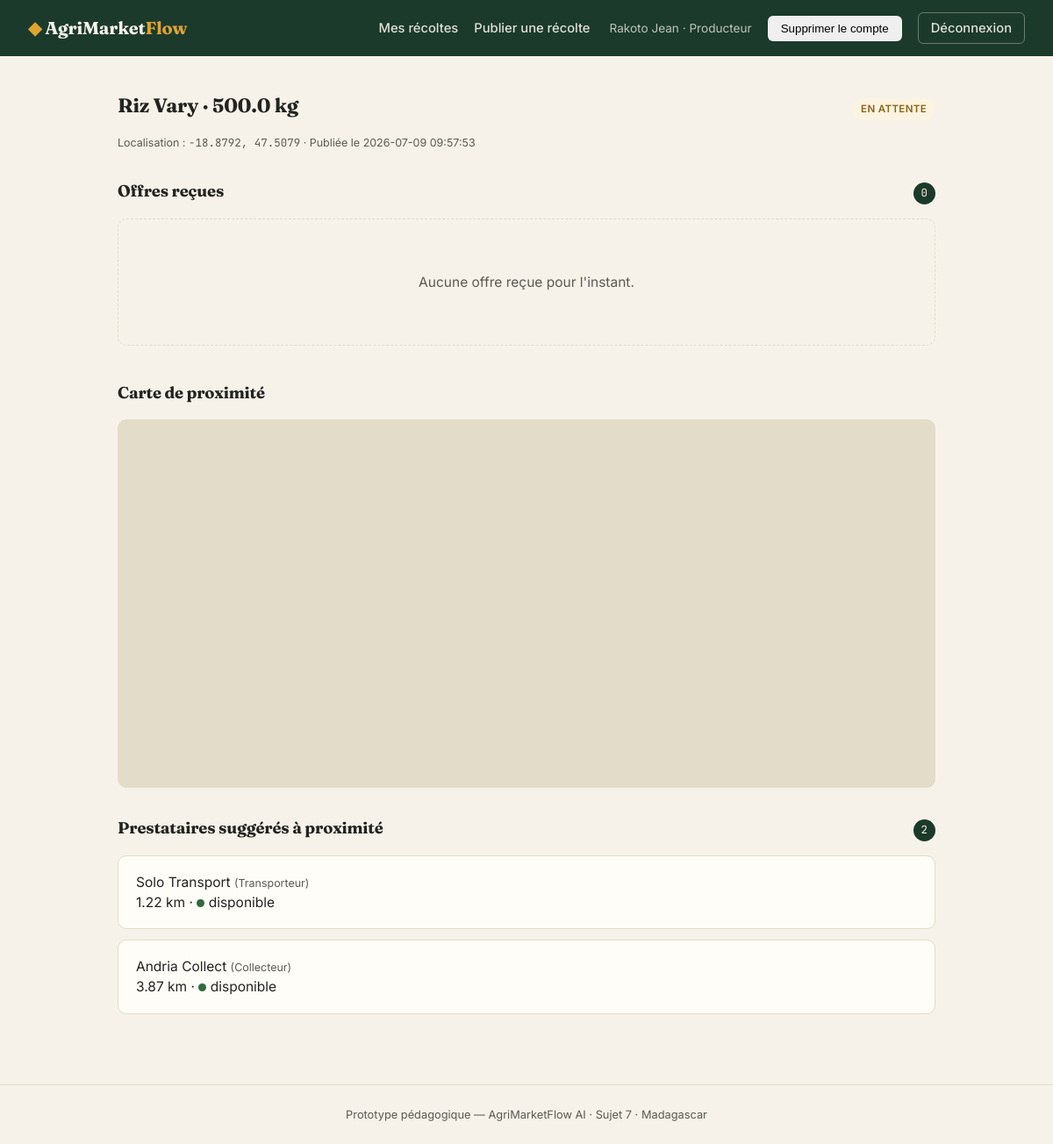
Page /recolte/1 (signed in) on the committed database.
### tables this page shows
CREATE TABLE UTILISATEUR (
    id_utilisateur INTEGER PRIMARY KEY AUTOINCREMENT,
    nom_complet     TEXT NOT NULL,
    contact         TEXT NOT NULL UNIQUE,
    mot_de_passe    TEXT NOT NULL,
    type_profil     TEXT NOT NULL CHECK (type_profil IN ('Producteur','Collecteur','Transporteur')),
    latitude        REAL NOT NULL,
    longitude       REAL NOT NULL,
    est_disponible  INTEGER NOT NULL DEFAULT 1
);

CREATE TABLE RECOLTE (
    id_recolte              INTEGER PRIMARY KEY AUTOINCREMENT,
    libelle_produit         TEXT NOT NULL,
    description              TEXT DEFAULT '',
    quantite                REAL NOT NULL,
    date_publication         TEXT NOT NULL,
    latitude_origine        REAL NOT NULL,
    longitude_origine       REAL NOT NULL,
    statut                  TEXT NOT NULL DEFAULT 'En attente'
                             CHECK (statut IN ('En attente','En cours','Cloturée')),
    id_utilisateur_producteur INTEGER NOT NULL,
    FOREIGN KEY (id_utilisateur_producteur) REFERENCES UTILISATEUR(id_utilisateur)
);

### app.py (the view)
@app.route("/recolte/<int:recolte_id>")
@login_required
def detail_recolte(recolte_id):
    conn = get_connection()
    recolte = conn.execute(
        "SELECT * FROM RECOLTE WHERE id_recolte = ?", (recolte_id,)
    ).fetchone()
    if not recolte:
        conn.close()
        flash("Récolte introuvable.", "danger")
        return redirect(url_for("accueil"))
    prestataires = conn.execute(
        "SELECT * FROM UTILISATEUR WHERE type_profil IN ('Collecteur','Transporteur')"
    ).fetchall()
    suggestions = prestataires_proches(recolte, prestataires)
    offres_brutes = conn.execute(
        """SELECT OFFRE.*, UTILISATEUR.nom_complet, UTILISATEUR.type_profil,
                  UTILISATEUR.latitude, UTILISATEUR.longitude, UTILISATEUR.est_disponible
           FROM OFFRE
           JOIN UTILISATEUR ON UTILISATEUR.id_utilisateur = OFFRE.id_utilisateur_prestataire
           WHERE OFFRE.id_recolte = ?""",
        (recolte_id,),
    ).fetchall()
    offres_contexte = []
    for o in offres_brutes:
        d = distance_km(recolte["latitude_origine"], recolte["longitude_origine"],
                         o["latitude"], o["longitude"])
        offres_contexte.append({**dict(o), "distance_km": round(d, 2)})
    offres_scorees = calculer_scores(offres_contexte)
    for o in offres_scorees:
        conn.execute("UPDATE OFFRE SET score_calcule = ? WHERE id_offre = ?",
                     (o["score"], o["id_offre"]))
    conn.commit()
    est_proprietaire = (session.get("user_id") == recolte["id_utilisateur_producteur"])
    medias = conn.execute(
        "SELECT * FROM RECOLTE_MEDIA WHERE id_recolte = ? ORDER BY ordre", (recolte_id,)
    ).fetchall()
    images = [m for m in medias if m["type_media"] == "image"]
    videos = [m for m in medias if m["type_media"] == "video"]
    conn.close()
    scores_par_utilisateur = {o["id_utilisateur_prestataire"]: o["score"] for o in offres_scorees}
    map_payload = {
        "recolte": {
            "libelle": recolte["libelle_produit"],
            "quantite": recolte["quantite"],
            "lat": recolte["latitude_origine"],
            "lon": recolte["longitude_origine"],
        },
        "prestataires": [
            {
                "nom": s["nom_complet"],
                "type": s["type_profil"],
                "lat": s["latitude"],
                "lon": s["longitude"],
                "distance_km": s["distance_km"],
                "disponible": bool(s["est_disponible"]),
                "score": scores_par_utilisateur.get(s["id_utilisateur"]),
            }
            for s in suggestions
        ],
    }
    return render_template(
        "recolte_detail.html",
        recolte=recolte,
        suggestions=suggestions,
        offres=offres_scorees,
        est_proprietaire=est_proprietaire,
        map_payload=map_payload,
        images=images,
        videos=videos,
    )

### app.py (called while the page is built)
def login_required(view):
    @wraps(view)
    def wrapped(*args, **kwargs):
        if "user_id" not in session:
            flash("Veuillez vous connecter pour accéder à cette page.", "warning")
            return redirect(url_for("connexion"))
        return view(*args, **kwargs)
    return wrapped

def current_user():
    if "user_id" not in session:
        return None
    conn = get_connection()
    user = conn.execute(
        "SELECT * FROM UTILISATEUR WHERE id_utilisateur = ?", (session["user_id"],)
    ).fetchone()
    conn.close()
    return user

@app.context_processor
def inject_user():
    return {"current_user": current_user()}

@app.context_processor
def inject_ia_status():
    return {"ia_disponible": ia.ia_disponible()}

### database.py (called while the page is built)
def get_connection():
    conn = sqlite3.connect(DB_PATH)
    conn.row_factory = sqlite3.Row
    conn.execute("PRAGMA foreign_keys = ON")
    return conn

### ia.py (called while the page is built)
def ia_disponible():
    return bool(GROQ_API_KEY)

### scoring.py (called while the page is built, shortened)
def distance_km(lat1, lon1, lat2, lon2):
    phi1, phi2 = math.radians(lat1), math.radians(lat2)
    d_phi = math.radians(lat2 - lat1)
    d_lambda = math.radians(lon2 - lon1)
    a = math.sin(d_phi / 2) ** 2 + math.cos(phi1) * math.cos(phi2) * math.sin(d_lambda / 2) ** 2
    c = 2 * math.atan2(math.sqrt(a), math.sqrt(1 - a))
    return RAYON_TERRE_KM * c

def prestataires_proches(recolte, prestataires, rayon_km=RAYON_SUGGESTION_KM):
    resultats = []
    for p in prestataires:
        d = distance_km(
            recolte["latitude_origine"], recolte["longitude_origine"],
            p["latitude"], p["longitude"],
        )
        if d <= rayon_km:
            resultats.append({**dict(p), "distance_km": round(d, 2)})
    resultats.sort(key=lambda x: x["distance_km"])
    return resultats

def calculer_scores(offres_avec_contexte, poids=None):
    poids = poids or POIDS
    if not offres_avec_contexte:
        return []

### templates/recolte_detail.html (shortened to what this page needs)
{% extends "base.html" %}
{% block content %}
<div class="section-title">
  <h2>{{ recolte.libelle_produit }} · {{ recolte.quantite }} kg</h2>
  <span class="statut-pill statut-{{ recolte.statut|lower|replace('é','e')|replace(' ', '-') }}">{{ recolte.statut }}</span>
</div>
<p class="field-hint" style="margin-bottom:32px;">
  Localisation : <span class="coord">{{ "%.4f"|format(recolte.latitude_origine) }}, {{ "%.4f"|format(recolte.longitude_origine) }}</span>
  · Publiée le {{ recolte.date_publication }}
</p>
{% if est_proprietaire %}
<div class="section-title"><h2 style="font-size:1.15rem;">Offres reçues</h2><span class="count-chip">{{ offres|length }}</span></div>
{% if offres %}
<div class="card-list" style="margin-bottom:40px;">
  {% for o in offres %}
  <div class="offre-card">
    <div style="display:flex;align-items:center;gap:14px;">
      <div class="rank-badge {% if loop.index == 1 %}rank-1{% endif %}">{{ loop.index }}</div>
      <div>
        <div class="titre">{{ o.nom_complet }} <span class="field-hint">({{ o.type_profil }})</span></div>
        <div class="meta">
          {{ o.prix_propose }} Ar proposé · {{ o.distance_km }} km ·
          {% if o.est_disponible %}<span class="dot on"></span> disponible{% else %}<span class="dot off"></span> indisponible{% endif %}
          · <span class="statut-pill statut-{{ o.statut|lower|replace('é','e') }}">{{ o.statut }}</span>
        </div>
      </div>
    </div>
    <div class="score-block">
      <div class="score-value">{{ o.score }}<small>SCORE /100</small></div>
      <div class="score-bars">
        <div class="score-bar-row">
          <span class="score-bar-label">PX</span>
          <div class="score-bar-track"><div class="score-bar-fill prix" style="width:{{ o.detail.prix }}%;"></div></div>
        </div>
        <div class="score-bar-row">
          <span class="score-bar-label">DS</span>
          <div class="score-bar-track"><div class="score-bar-fill distance" style="width:{{ o.detail.distance }}%;"></div></div>
        </div>
        <div class="score-bar-row">
          <span class="score-bar-label">DP</span>
          <div class="score-bar-track"><div class="score-bar-fill dispo" style="width:{{ o.detail.disponibilite }}%;"></div></div>
        </div>
      </div>
    </div>
    {% if o.statut == 'En attente' and recolte.statut == 'En attente' %}
    <form method="POST" action="{{ url_for('valider_offre', offre_id=o.id_offre) }}">
      <button type="submit" class="btn btn-laterite">Valider cette offre</button>
    </form>
    {% endif %}
  </div>
  {% endfor %}
</div>
{% else %}
<div class="empty-state" style="margin-bottom:40px;">Aucune offre reçue pour l'instant.</div>
{% endif %}
{% endif %}
<div class="section-title"><h2 style="font-size:1.15rem;">Carte de proximité</h2></div>
<div id="map-recolte" class="map-box map-large" data-payload='{{ map_payload|tojson }}' style="margin-bottom:32px;"></div>
<div class="section-title"><h2 style="font-size:1.15rem;">Prestataires suggérés à proximité</h2><span class="count-chip">{{ suggestions|length }}</span></div>
{% if suggestions %}
<div class="card-list">
  {% for s in suggestions %}
  <div class="suggestion-card">
    <div>
      <div class="titre">{{ s.nom_complet }} <span class="field-hint">({{ s.type_profil }})</span></div>
      <div class="meta">{{ s.distance_km }} km · {% if s.est_disponible %}<span class="dot on"></span> disponible{% else %}<span class="dot off"></span> indisponible{% endif %}</div>
    </div>
  </div>
  {% endfor %}
</div>
{% else %}
<div class="empty-state">Aucun prestataire trouvé dans un rayon de proximité.</div>
{% endif %}
{% endblock %}

### templates/base.html (shortened to what this page needs)
<!DOCTYPE html>
<html lang="fr">
<head>
<link rel="stylesheet" href="{{ url_for('static', filename='style.css') }}">
</head>
<body>
<header class="topbar">
  <a class="brand" href="{{ url_for('accueil') }}">
    <span class="brand-mark">◆</span> AgriMarket<span class="brand-accent">Flow</span>
  </a>
  <nav>
    {% if current_user %}
      {% if current_user.type_profil == 'Producteur' %}
        <a href="{{ url_for('producteur_dashboard') }}">Mes récoltes</a>
        <a href="{{ url_for('nouvelle_recolte') }}">Publier une récolte</a>
      {% else %}
        <a href="{{ url_for('prestataire_dashboard') }}">Récoltes à proximité</a>
      {% endif %}
      <span class="nav-user">{{ current_user.nom_complet }} · {{ current_user.type_profil }}</span>
      <form action="{{ url_for('supprimer_compte') }}" method="GET" class="inline-form" style="display:inline;">
        <button
          type="submit"
          class="btn-ghost btn-danger"
          onclick="return confirm('Voulez-vous vraiment supprimer votre compte ? Cette action est irréversible.')"
        >
          Supprimer le compte
        </button>
      </form>
      <a href="{{ url_for('deconnexion') }}" class="btn-ghost">Déconnexion</a>
    {% else %}
      <a href="{{ url_for('connexion') }}">Connexion</a>
      <a href="{{ url_for('inscription') }}" class="btn-ghost">Créer un compte</a>
    {% endif %}
  </nav>
</header>
<main class="page">
  {% block content %}{% endblock %}
</main>
<footer class="footer">
  Prototype pédagogique — AgriMarketFlow AI · Sujet 7 · Madagascar
</footer>
</body>
</html>

### static/style.css (style rules this page uses)
:root { --vert-foret: #1B3A2B; --vert-moyen: #2F5233; --laterite: #C1440E; --or-recolte: #E0A32E; --papier: #F6F2E9; --papier-carte: #FFFDF8; --encre: #232320; --encre-douce: #5B5A52; --ligne: #E2DCC9; --succes: #2F6B3E; --danger: #B4362A; }
* { box-sizing: border-box; }
body { margin: 0; background: var(--papier); color: var(--encre); font-family: 'Inter', -apple-system, sans-serif; font-size: 15.5px; line-height: 1.5; }
h1, h2, h3, .brand { font-family: 'Fraunces', Georgia, serif; letter-spacing: -0.01em; }
.mono, .score-value, .coord { font-family: 'JetBrains Mono', monospace; }
.topbar { display: flex; align-items: center; justify-content: space-between; background: var(--vert-foret); color: var(--papier); padding: 14px 32px; }
.brand { color: var(--papier); text-decoration: none; font-size: 1.25rem; font-weight: 700; }
.brand-mark { color: var(--or-recolte); }
.brand-accent { color: var(--or-recolte); }
.topbar nav { display: flex; align-items: center; gap: 18px; }
.topbar nav a { color: var(--papier); text-decoration: none; font-weight: 500; font-size: 0.92rem; opacity: 0.9; }
.nav-user { font-size: 0.85rem; opacity: 0.75; margin-left: 4px; }
.btn-ghost { border: 1px solid rgba(246,242,233,0.4); padding: 6px 14px; border-radius: 6px; }
.page { max-width: 980px; margin: 0 auto; padding: 40px 24px 80px; min-height: 70vh; }
.footer { text-align: center; padding: 24px; color: var(--encre-douce); font-size: 0.8rem; border-top: 1px solid var(--ligne); }
.field-hint { font-size: 0.78rem; color: var(--encre-douce); margin-top: 4px; }
.section-title { display: flex; align-items: baseline; justify-content: space-between; margin-bottom: 16px; }
.section-title h2 { margin: 0; font-size: 1.4rem; }
.count-chip { font-family: 'JetBrains Mono', monospace; font-size: 0.78rem; background: var(--vert-foret); color: var(--papier); padding: 3px 9px; border-radius: 20px; }
.card-list { display: flex; flex-direction: column; gap: 12px; }
.recolte-card, .offre-card, .suggestion-card { background: var(--papier-carte); border: 1px solid var(--ligne); border-radius: 10px; padding: 18px 20px; display: flex; align-items: center; justify-content: space-between; gap: 16px; }
.statut-pill { font-size: 0.72rem; font-weight: 600; padding: 4px 10px; border-radius: 20px; text-transform: uppercase; letter-spacing: 0.03em; white-space: nowrap; }
.statut-en-attente { background: #FCF3E1; color: #8A6415; }
.empty-state { text-align: center; padding: 60px 20px; color: var(--encre-douce); border: 1px dashed var(--ligne); border-radius: 10px; }
.inline-form { display: flex; gap: 8px; align-items: center; }
.dot { width: 9px; height: 9px; border-radius: 50%; display: inline-block; }
.dot.on { background: var(--succes); }
.map-box { width: 100%; height: 320px; border-radius: 10px; border: 1px solid var(--ligne); margin: 6px 0 6px; background: var(--ligne); }
.map-box.map-large { height: 420px; }

### rows in the picture
UTILISATEUR: nom_complet "Rakoto Jean", type_profil "Producteur"
RECOLTE: libelle_produit "Riz Vary", quantite "500.0", statut "EN ATTENTE", latitude_origine "-18.8792", longitude_origine "47.5079", date_publication "2026-07-09 09:57:53"
UTILISATEUR: nom_complet "Solo Transport", type_profil "Transporteur", distance_km "1.22", est_disponible 1 (drawn)
UTILISATEUR: nom_complet "Andria Collect", type_profil "Collecteur", distance_km "3.87", est_disponible 1 (drawn)

### other values in the picture
{{ offres|length }} "0"
{{ suggestions|length }} "2"
